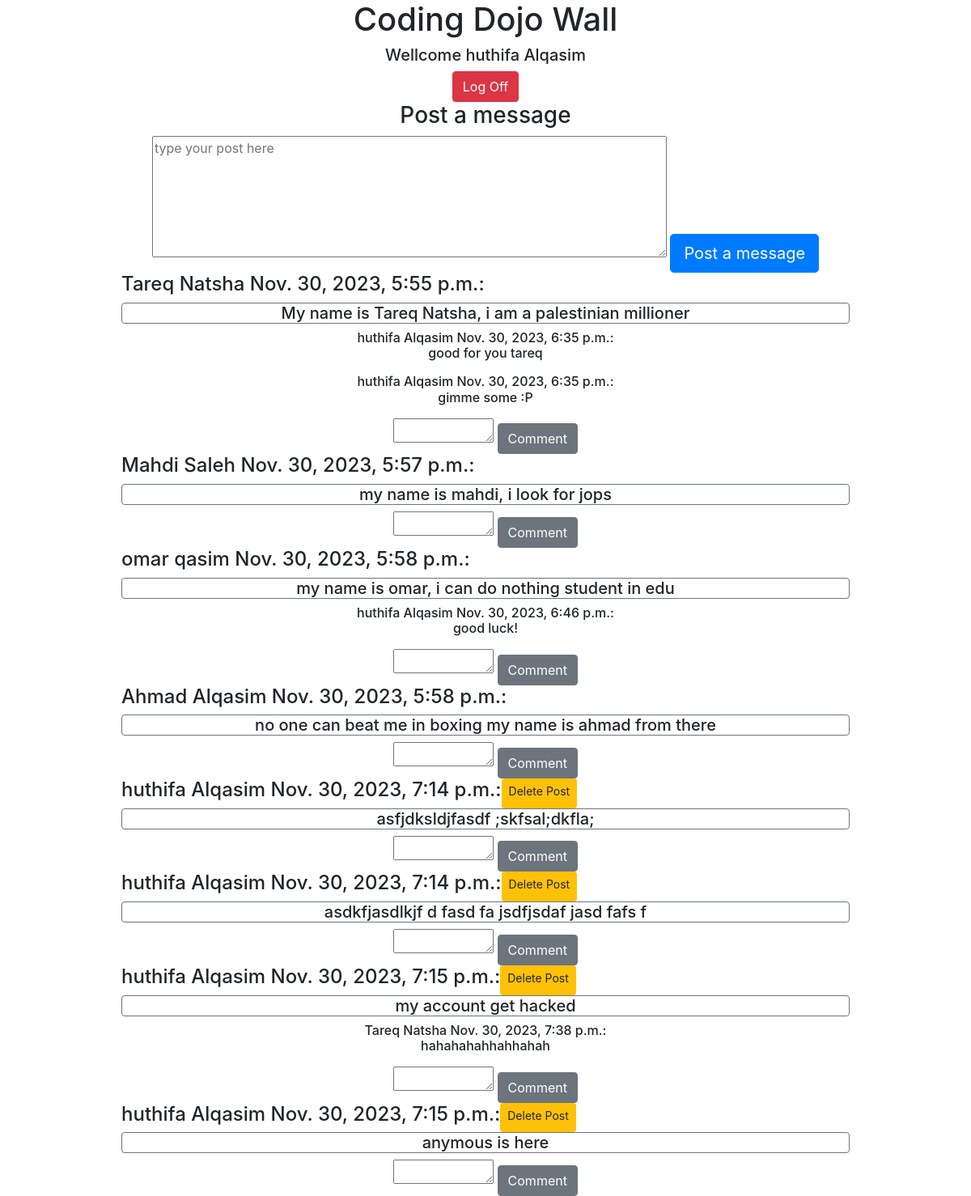
Page / (signed in) on the committed database.
### login_app/models.py (models this page shows)
class User(models.Model):
    email = models.EmailField()
    password = models.CharField(max_length=255)
    first_name = models.CharField(max_length=255)
    last_name = models.CharField(max_length=255)
    created_at = models.DateTimeField(auto_now_add=True)
    updated_at = models.DateTimeField(auto_now_add=True)

### wall_app/models.py (models this page shows)
class Message(models.Model):
    message = models.TextField()
    user = models.ForeignKey(User, related_name="messages", on_delete = models.CASCADE)
    created_at = models.DateTimeField(auto_now_add=True)
    updated_at = models.DateTimeField(auto_now_add=True)

class Comment(models.Model):
    user = models.ForeignKey(User, related_name="comments", on_delete = models.CASCADE)
    message = models.ForeignKey(Message, related_name="comments", on_delete = models.CASCADE)
    comment = models.TextField()
    created_at = models.DateTimeField(auto_now_add=True)
    updated_at = models.DateTimeField(auto_now_add=True)

### wall_app/views.py (the view)
# urls.py: path('', views.render_wall),
def render_wall(request):
    if 'id' in request.session:
        user = User.objects.get(id = request.session['id'])
        messages = Message.objects.all()
        context = {
            'user' : user,
            'messages' : messages,
        }
        return render(request, 'wall.html', context)
    else:
        return redirect('/login')

### wall_app/templates/wall.html (shortened to what this page needs)
<!DOCTYPE html>
<html lang="en" class="h-100">
<head>
    {% load static %}
    <link rel="stylesheet" href="{% static 'style.css' %}">
</head>
<body class="h-100 w-75 mx-auto text-center">
    <header>
        <h1>Coding Dojo Wall</h1>
        <div>
            <h5>Wellcome {{ user.first_name }} {{ user.last_name }}</h5>
            <a class="btn btn-danger btn-md" href="/log_off">Log Off</a>
        </div>
    </header>
    <main>
        <form action="/post_message" method="post">
            <h3>Post a message</h3>
            <textarea name="message" id="message" cols="60" rows="6" placeholder="type your post here" required></textarea>
            <button class="btn btn-primary btn-lg" type="submit">Post a message</button>
        </form>
        {% for i in messages %}
        <div>
            <div class="d-flex"><h4>{{i.user.first_name}} {{i.user.last_name}} {{i.created_at}}:</h4>{% if user.id == i.user.id %} <a class="btn btn-warning btn-sm" href="/remove_post/{{i.id}}">Delete Post</a> {% endif %} </div>
            <h5 class="border rounded border-secondary">{{ i.message }}</h5>
            {% for j in i.comments.all %}
            <span><h6>{{j.user.first_name}} {{j.user.last_name}} {{j.created_at}}: <p>{{j.comment}}</p></h6></span>
            {% endfor %}
        </div>
        <form action="/comment" method="post">
            <textarea name="comment" id="" cols="10" rows="1" required></textarea>
            <button class="btn btn-secondary btn-md" type="submit">Comment</button>
        </form>
        {% endfor %}
    </main>
</body>
</html>

### rows in the picture
User: first_name "huthifa", last_name "Alqasim"
Message: user.first_name "Tareq", user.last_name "Natsha", created_at "Nov. 30, 2023, 5:55 p.m.", message "My name is Tareq Natsha, i am a palestinian millioner"
Comment: user.first_name "huthifa", user.last_name "Alqasim", created_at "Nov. 30, 2023, 6:35 p.m.", comment "good for you tareq"
Comment: user.first_name "huthifa", user.last_name "Alqasim", created_at "Nov. 30, 2023, 6:35 p.m.", comment "gimme some :P"
Message: user.first_name "Mahdi", user.last_name "Saleh", created_at "Nov. 30, 2023, 5:57 p.m.", message "my name is mahdi, i look for jops"
Message: user.first_name "omar", user.last_name "qasim", created_at "Nov. 30, 2023, 5:58 p.m.", message "my name is omar, i can do nothing student in edu"
Comment: user.first_name "huthifa", user.last_name "Alqasim", created_at "Nov. 30, 2023, 6:46 p.m.", comment "good luck!"
Message: user.first_name "Ahmad", user.last_name "Alqasim", created_at "Nov. 30, 2023, 5:58 p.m.", message "no one can beat me in boxing my name is ahmad from there"
Message: user.first_name "huthifa", user.last_name "Alqasim", created_at "Nov. 30, 2023, 7:14 p.m.", message "asfjdksldjfasdf ;skfsal;dkfla;"
Message: user.first_name "huthifa", user.last_name "Alqasim", created_at "Nov. 30, 2023, 7:14 p.m.", message "asdkfjasdlkjf d fasd fa jsdfjsdaf jasd fafs f"
Message: user.first_name "huthifa", user.last_name "Alqasim", created_at "Nov. 30, 2023, 7:15 p.m.", message "my account get hacked"
Comment: user.first_name "Tareq", user.last_name "Natsha", created_at "Nov. 30, 2023, 7:38 p.m.", comment "hahahahahhahhahah"
Message: user.first_name "huthifa", user.last_name "Alqasim", created_at "Nov. 30, 2023, 7:15 p.m.", message "anymous is here"
